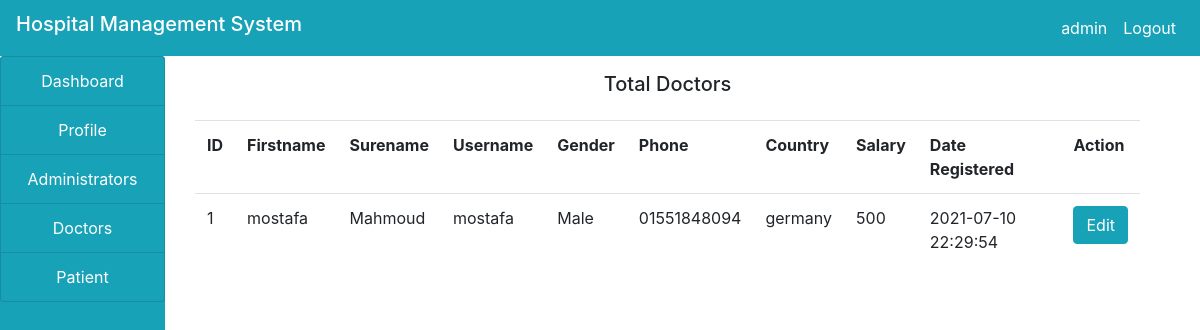
Before: /admin/doctor.php (signed in) with the older database file.
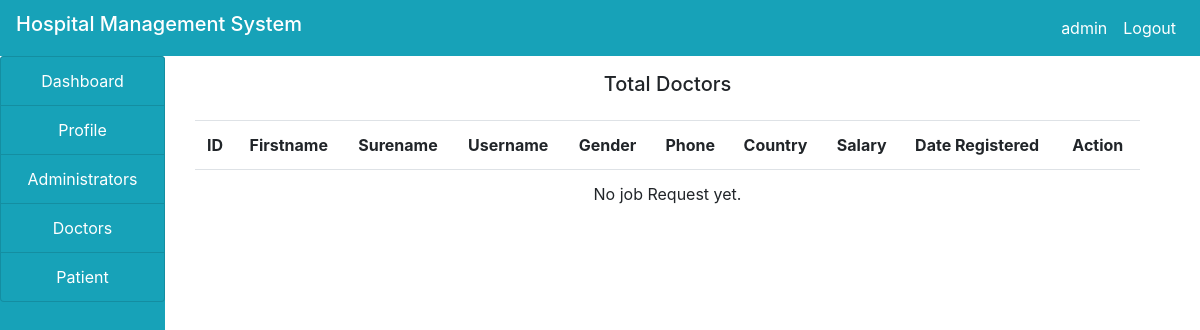
After: the same page with the newer database file.
### tables this page shows
CREATE TABLE `doctors` (
  `id` int NOT NULL,
  `firstname` varchar(100) NOT NULL,
  `surname` varchar(100) NOT NULL,
  `username` varchar(100) NOT NULL,
  `email` varchar(100) NOT NULL,
  `gender` varchar(100) NOT NULL,
  `phone` varchar(100) NOT NULL,
  `country` varchar(100) NOT NULL,
  `passwordd` varchar(100) NOT NULL,
  `salary` varchar(100) NOT NULL,
  `data_reg` varchar(100) NOT NULL,
  `statuss` varchar(100) NOT NULL,
  `profilee` varchar(100) NOT NULL
);

### admin/doctor.php (the view, shortened to what this page needs)
<!DOCTYPE html>
<html lang="en">
<head>
</head>
<body>
    <?php
    include('../includes/header.php');
    include('../includes/connection.php');
    ?>
<div class="container-fluid">
<div class="col-md-12">
    <div class="row">
        <div class="col-md-2" style="margin-left: -30px;">
            <?php include('sidenav.php'); ?>
        </div>
        <div class="col-md-10">
            <h5 class="text-center py-3">
                Total Doctors
            </h5>
        <?php
        $query = "SELECT * FROM doctors WHERE statuss ='Approved' ORDER BY data_reg ASC ";
        $res = mysqli_query($connect,$query);
        $output ="";
        $output .="
        <table class='table tabel-bordered'>
        <tr>
        <th>ID</th>
        <th>Firstname</th>
        <th>Surename</th>
        <th>Username</th>
        <th>Gender</th>
        <th>Phone</th>
        <th>Country</th>
        <th>Salary</th>
        <th>Date Registered</th>
        <th>Action</th>
        </tr>
";
if(mysqli_num_rows($res)<1){
    $output .="
    <tr>
    <td colspan='10' class='text text-center'>No job Request yet.</td>
    </tr>
    ";
}
while($row = mysqli_fetch_array($res)){
    $output .="
    <tr>
    <td>".$row['id']."</td>
    <td>".$row['firstname']."</td>
    <td>".$row['surname']."</td>
    <td>".$row['username']."</td>
    <td>".$row['gender']."</td>
    <td>".$row['phone']."</td>
    <td>".$row['country']."</td>
    <td>".$row['salary']."</td>
    <td>".$row['data_reg']."</td>
    <td>
    <a href='edit.php?id=".$row['id']."'>
    <button class='btn btn-info'>Edit</button>
    </a>
    </td>
    ";
}
$output .="
</tr>
</table>";
echo $output;
        ?>
        </div>
    </div>
</div>
</div>
</body>
</html>

Changed rows visible on the page:
removed doctors: id "1", firstname "mostafa", surname "Mahmoud", username "mostafa", gender "Male", phone "01551848094", country "germany", salary "500", data_reg "2021-07-10 22:29:54"
Other visible differences:
text now shown: "No job Request yet."
